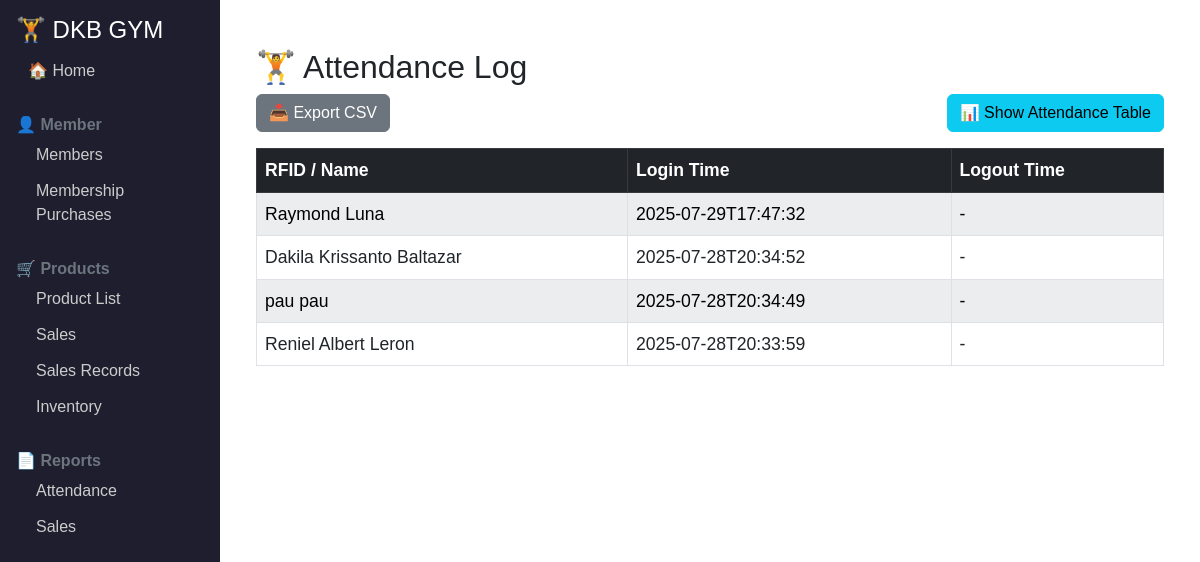
/attendance_report, run on the app's committed database.
### tables this page shows
CREATE TABLE attendance (
        id INTEGER PRIMARY KEY AUTOINCREMENT,
        member_id TEXT,
        date TEXT, rfid TEXT, login_time TEXT, logout_time TEXT,
        FOREIGN KEY (member_id) REFERENCES members(rfid)
    );

### app.py (the view)
@app.route('/attendance_report')
def attendance_report():
    db = get_db()
    rows = db.execute('''
        SELECT a.rfid, m.first_name || ' ' || m.last_name AS name,
               a.login_time, a.logout_time
        FROM attendance a
        LEFT JOIN members m ON m.rfid = a.rfid
        ORDER BY a.login_time DESC
    ''').fetchall()
    return render_template('attendance_report.html', attendance=rows)

### app.py (called while the page is built)
def get_db():
    if 'db' not in g:
        g.db = sqlite3.connect(DB)
        g.db.row_factory = sqlite3.Row
    return g.db

### templates/attendance_report.html (shortened to what this page needs)
{% extends 'base.html' %}
{% block content %}
<div class="container mt-4">
  <h2>🏋️ Attendance Log</h2>
  <div class="d-flex justify-content-between mb-3">
    <a href="{{ url_for('export_attendance') }}" class="btn btn-secondary">📥 Export CSV</a>
    <button onclick="window.open('{{ url_for('attendance_report') }}','AttendanceWindow','width=1000,height=700')" class="btn btn-info">📊 Show Attendance Table</button>
  </div>
  <table id="attendanceTable" class="table table-bordered table-striped" style="font-size:1.1rem;">
    <thead class="table-dark">
      <tr><th>RFID / Name</th><th>Login Time</th><th>Logout Time</th></tr>
    </thead>
    <tbody>
      {% for row in attendance %}
      <tr class="{{ loop.cycle('table-light','table-white') }}">
        <td>{{ row.name or row.rfid }}</td>
        <td>{{ row.login_time }}</td>
        <td>{{ row.logout_time or '-' }}</td>
      </tr>
      {% endfor %}
    </tbody>
  </table>
</div>
{% endblock %}

### static/style.css (style rules this page uses)
body { font-family: Arial, sans-serif; }

### data on the page
attendance: name "Raymond Luna", login_time "2025-07-29T17:47:32", logout_time "-"
attendance: name "Dakila Krissanto Baltazar", login_time "2025-07-28T20:34:52", logout_time "-"
attendance: name "pau pau", login_time "2025-07-28T20:34:49", logout_time "-"
attendance: name "Reniel Albert Leron", login_time "2025-07-28T20:33:59", logout_time "-"
